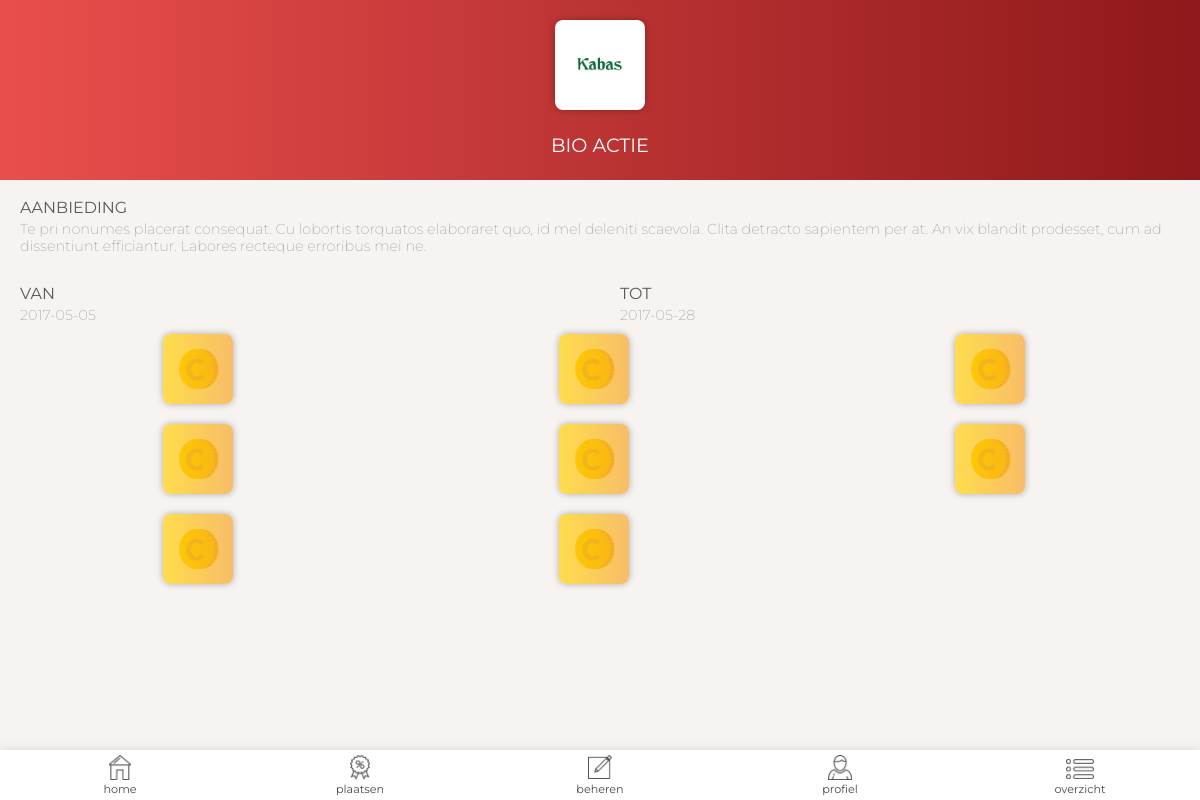
Page /Bazaar/offer.php?offerid=4 (signed in) on the committed database.
### tables this page shows
CREATE TABLE `companies` (
  `id` int(11) unsigned NOT NULL AUTO_INCREMENT,
  `company_name` varchar(200) NOT NULL DEFAULT '',
  `email` varchar(200) NOT NULL DEFAULT '',
  `password` varchar(200) NOT NULL DEFAULT '',
  `address` varchar(200) NOT NULL DEFAULT '',
  `city` varchar(200) NOT NULL DEFAULT '',
  `logo` varchar(200) DEFAULT NULL,
  PRIMARY KEY (`id`)
);

CREATE TABLE `offers` (
  `id` int(11) unsigned NOT NULL AUTO_INCREMENT,
  `title` varchar(200) NOT NULL DEFAULT '',
  `description` varchar(1000) NOT NULL DEFAULT '',
  `start_date` date NOT NULL,
  `end_date` date NOT NULL,
  `coins` int(11) NOT NULL,
  `promoted` tinyint(1) NOT NULL,
  `company_id` int(11) DEFAULT NULL,
  PRIMARY KEY (`id`)
);

### Bazaar/Classes/Company.php (called while the page is built, shortened)
<?php
class Company extends User
{
    private $companyname;
    private $logo;
    public function getCompanyname()
    {
        return $this->companyname;
    }
    public function setCompanyname($companyname)
    {
        $this->companyname = $companyname;
    }
    public function getLogo()
    {
        return $this->logo;
    }
    public function setLogo($logo)
    {
        $this->logo = $logo;
    }
    public function getCompanyData($companyID)
    {
        $conn = Db::getInstance();
        $statement = $conn->prepare("SELECT * FROM companies WHERE id = :companyID");
        $statement->bindValue(':companyID', $companyID);
        $statement->execute();
    }
}

### Bazaar/Classes/Offer.php (called while the page is built, shortened)
<?php
class Offer
{
    private $title;
    private $description;
    private $startDate;
    private $endDate;
    private $coins;
    public function getTitle()
    {
        return $this->title;
    }
    public function setTitle($title)
    {
        $this->title = $title;
    }
    public function getDescription()
    {
        return $this->description;
    }
    public function setDescription($description)
    {
        $this->description = $description;
    }
    public function getStartDate()
    {
        return $this->startDate;
    }
    public function setStartDate($startDate)
    {
        $this->startDate = $startDate;
    }
    public function getEndDate()
    {
        return $this->endDate;
    }
    public function setEndDate($endDate)
    {
        $this->endDate = $endDate;
    }
    public function getCoins()
    {
        return $this->coins;
    }
    public function setCoins($coins)
    {
        $this->coins = $coins;
    }
    public function setOfferData($offerID)
    {
        $conn = Db::getInstance();
        $statement = $conn->prepare('SELECT * FROM offers WHERE id = :offerID');
        $statement->bindValue(':offerID', $offerID);
        $statement->execute();
    }
}

### Bazaar/offer.php (the view, shortened to what this page needs)
<?php
if(isset($_SESSION['userID'])){
    $offerID = $_GET['offerid'];
    $offer = new Offer();
    $offer->setOfferData($offerID);
    $offerCompany = new Company();
    $offerCompany->getCompanyData($offer->getCompanyID());
    $coins = $offer->getCoins();
} else {
}
?><!doctype html>
<html lang="en">
<head>
    <link rel="stylesheet" href="css/reset.css">
    <link rel="stylesheet" href="css/nav.css">
    <link rel="stylesheet" href="css/offer.css">
</head>
<body>
    <?php include_once 'nav.inc.php';?>
    <header>
        <div class="logoContainer">
            <img src="<?php $offerCompany->getCompanyData($offer->getCompanyID()); echo BASE_URL.'Bazaar/uploads/'.$offerCompany->getLogo()?>"
                 alt="<?php echo $offerCompany->getCompanyname();?> logo"
                 class="companyLogo">
        </div>
        <h1><?php echo $offer->getTitle(); ?></h1>
    </header>
    <section class="main">
        <h2>Aanbieding</h2>
        <p class="description"><?php echo $offer->getDescription() ;?></p>
        <div class="dates">
            <div>
                <h2>Van</h2>
                <p class="startDate"><?php echo $offer->getStartDate();?></p>
            </div>
            <div>
                <h2>Tot</h2>
                <p><?php echo $offer->getEndDate();?></p>
            </div>
        </div>
        <div class="coins">
            <?php for($i = 1; $i <= $coins; $i++):?>
                <a class="coinContainer" href="claimReward.php?offerid=<?php echo $offerID;?>">
                    <div class="coin">
                        <div class="overlay"></div>
                        <img src="img/coin.png" alt="">
                    </div>
                </a>
            <?php endfor ;?>
        </div>
    </section>
</body>
</html>

### Bazaar/css/nav.css (style rules this page uses)
* { box-sizing: border-box; }

### Bazaar/css/offer.css (style rules this page uses)
* { box-sizing: border-box; }
body { background-color: #f7f3f1; }
header { height: 180px; background: -webkit-linear-gradient(left, #e94f4c, #8e181b); width: 100%; position: relative; }
.logoContainer { width: 90px; height: 90px; background-color: white; border-radius: 8px; box-shadow: 0 0 7px rgba(0,0,0,0.3); position: relative; left: 50%; transform: translateX(-50%); top: 20px; }
.logoContainer img { max-width: 75px; max-height: 75px; position: absolute; top: 50%; left: 50%; transform: translate(-50%, -50%); }
header h1 { position: absolute; left: 50%; transform: translateX(-50%); bottom: 25px; color: white; font-family: 'Montserrat', sans-serif; text-transform: uppercase; font-size: 1.2em; width: 80%; text-align: center; }
.main { font-family: 'Montserrat', sans-serif; }
.main h2 { text-transform: uppercase; color: #595959; margin-bottom: 5px; font-size: 1em; margin-top: 20px; margin-left: 20px; }
.main p { color: #a0a0a0; font-size: 0.9em; font-weight: 200; line-height: 1.2em; margin-bottom: 10px; margin-left: 20px; }
.description { margin-left: 20px; margin-right: 20px; }
.dates { display: flex; }
.dates div { width: 50%; }
.coins { display: flex; flex-wrap: wrap; margin-bottom: 50px; }
.coinContainer { width: 33%; position: relative; margin-bottom: 20px; }
.overlay { width: 70px; height: 70px; border-radius: 8px; background: -webkit-linear-gradient(left, #ffce00, #f5a127); opacity: 0.7; position: absolute; z-index: 1; }
.coin { width: 70px; height: 70px; background-color: white; border-radius: 8px; box-shadow: 0 0 7px rgba(0,0,0,0.3); position: relative; left: 50%; top: inherit; transform: translateX(-50%); }
.coin img { height: 40px; position: absolute; left: 50%; top: 50%; transform: translate(-50%, -50%); }

### rows in the picture
companies: logo (picture)
offers: title "BIO ACTIE", description "Te pri nonumes placerat consequat. Cu lobortis torquatos elaboraret quo, id mel deleniti scaevola. Clita detracto sapientem per at. An vix blandit prodesset, cum ad dissentiunt efficiantur. Labores recteque erroribus mei ne.", start_date "2017-05-05", end_date "2017-05-28", coins 8 (drawn)
